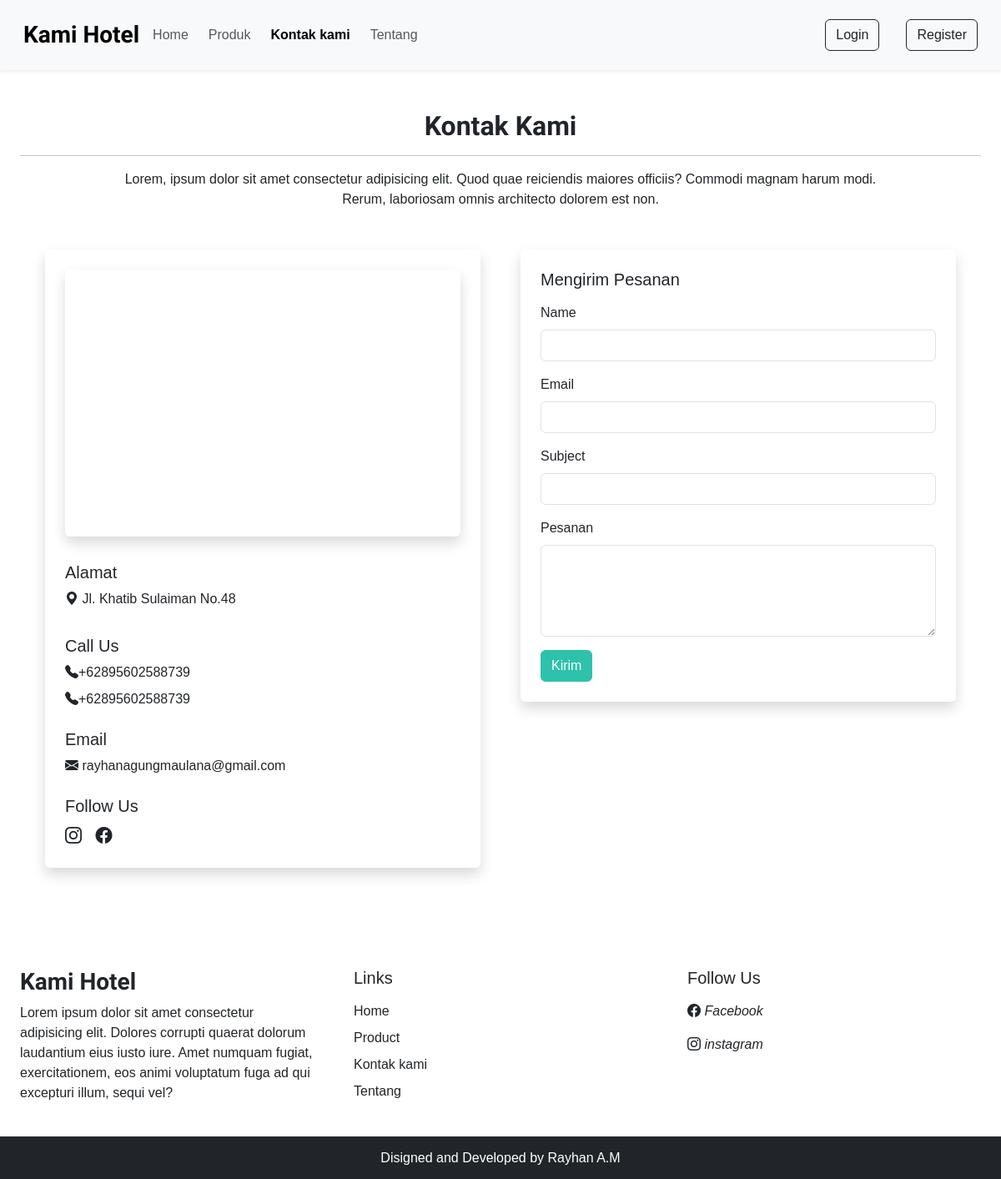
The page /kontak.php on the database as committed earlier.
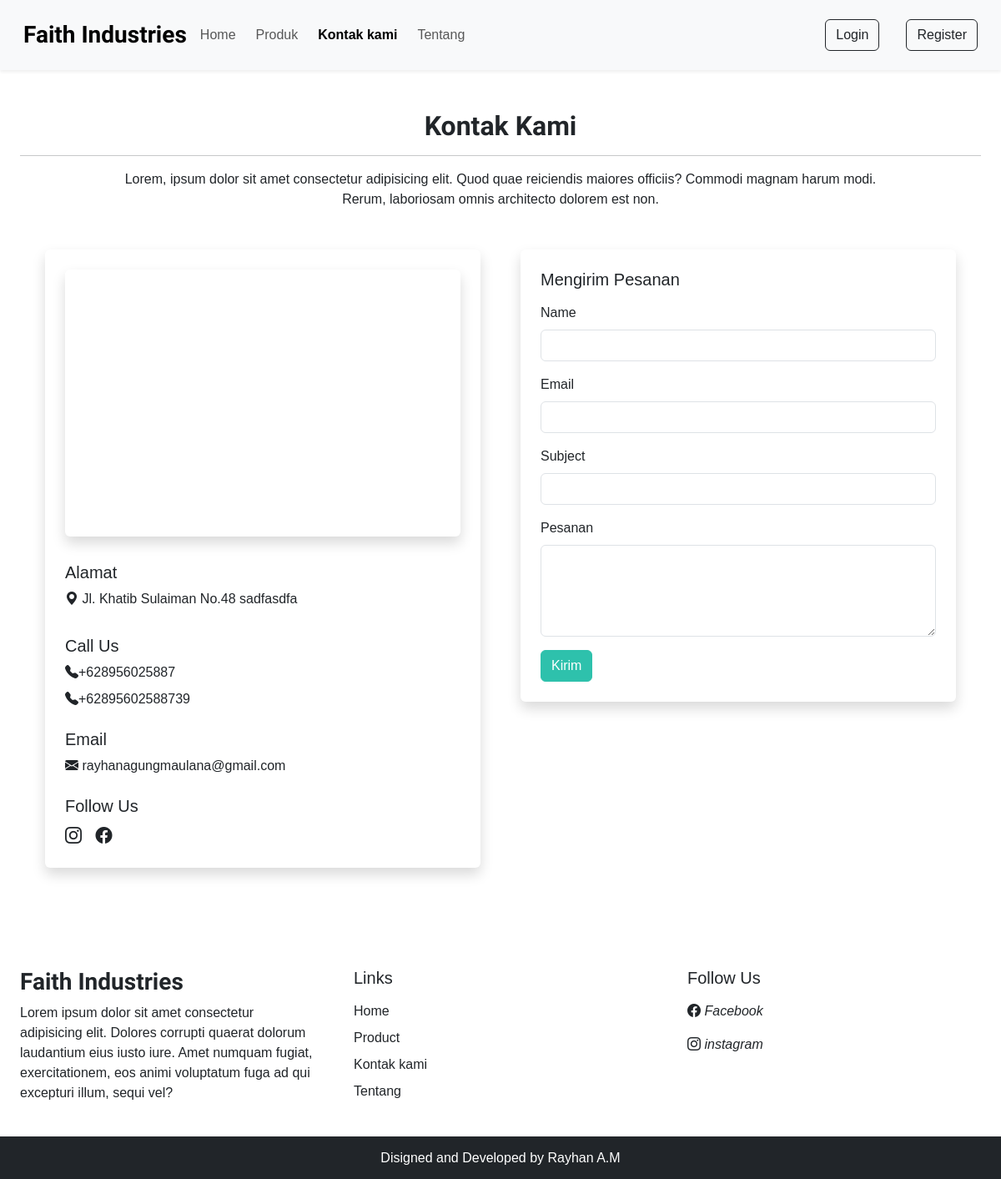
The same page on the database as committed later.
### tables this page shows
CREATE TABLE `settings` (
  `sr_no` int(11) NOT NULL,
  `site_title` varchar(50) NOT NULL,
  `site_about` varchar(300) NOT NULL,
  `shutdown` tinyint(1) NOT NULL
);

CREATE TABLE `contact_details` (
  `sr_no` int(11) NOT NULL,
  `address` varchar(50) NOT NULL,
  `gmap` varchar(100) NOT NULL,
  `pn1` varchar(30) NOT NULL,
  `pn2` varchar(30) NOT NULL,
  `email` varchar(100) NOT NULL,
  `fb` varchar(100) NOT NULL,
  `ig` varchar(100) NOT NULL,
  `tw` varchar(100) NOT NULL,
  `iframe` varchar(500) NOT NULL
);

### admin/inc/db_config.php (called while the page is built, shortened)
<?php
    function selectAll($table){
        $con = $GLOBALS['con'];
        $res = mysqli_query($con, "SELECT * FROM $table ORDER BY `sr_no` DESC");
        return $res;
    }
    function select($sql,$values,$datatypes){
        $con = $GLOBALS['con'];
        if($stmt = mysqli_prepare($con,$sql)){
            mysqli_stmt_bind_param($stmt,$datatypes,...$values);
            if(mysqli_stmt_execute($stmt)) {
                $res = mysqli_stmt_get_result($stmt);
                return $res;
            }else{
                die("Query tidak bisa di eksekusi - Select");
            }
        }else{
            die("Query tidak bisa di lakukan - Select");
        }
    }
?>

### kontak.php (the view, shortened to what this page needs)
<!DOCTYPE html>
<html lang="en">
  <head>
    <?php require("inc/links.php") ?>
    <link rel="stylesheet" href="css/common.css" />
  </head>
  <body>
    <?php require("inc/header.php") ?>
    <div class="my-5 px-4">
      <h2 class="fw-bold h-font text-center">Kontak Kami</h2>
      <hr>
      <p class="text-center mt-3">
        Lorem, ipsum dolor sit amet consectetur adipisicing elit. Quod quae
        reiciendis maiores officiis? Commodi magnam harum modi. <br />
        Rerum, laboriosam omnis architecto dolorem est non.
      </p>
    </div>
    <div class="container">
      <div class="row">
        <div class="col-lg-6 col-md-6 mb-5 px-4">
          <div
            class="bg-white rounded shadow p-4 "
          >
            <iframe
              src="<?php echo $contact_r['iframe'] ?>"
              height="320px"
              loading="lazy"
              class="w-100 rounded shadow mb-4"
            ></iframe>
            <h5>Alamat</h5>
            <a href="<?php echo $contact_r['gmap'] ?>" target="_blank" class="d-inline-block text-decoration-none text-dark mb-2">
              <i class="bi bi-geo-alt-fill"></i> <?php echo $contact_r['address'] ?>
            </a>
            <h5 class="mt-4">Call Us</h5>
            <a
              href="tel: +<?php echo $contact_r['pn1'] ?>"
              class="d-inline-block mb-2 text-decoration-none text-dark"
            >
              <i class="bi bi-telephone-fill"></i>+<?php echo $contact_r['pn1'] ?>
            </a>
            <br />
            <?php
              if($contact_r['pn2']!= ''){
                echo <<<data
                  <a
                    href="tel: $contact_r[pn2]"
                    class="d-inline-block text-decoration-none text-dark"
                  >
                    <i class="bi bi-telephone-fill"></i>+$contact_r[pn2]
                  </a>
                data;
              }
            ?>
            <h5 class="mt-4">
              Email
            </h5>
            <a href="mailto: <?php echo $contact_r['emai'] ?>"
              class="d-inline-block text-decoration-none text-dark">
              <i class="bi bi-envelope-fill"></i> <?php echo $contact_r['email'] ?>
            </a>
            <h5 class="mt-4">Follow Us</h5>
            <a href="<?php echo $contact_r['ig'] ?>" target="_blank" class="d-inline-block text-dark fs-5 me-2">
              <i class="bi bi-instagram me-1"></i>
            </a>
            <a href="<?php echo $contact_r['fb'] ?>" target="_blank" class="d-inline-block text-dark fs-5">
              <i class="bi bi-facebook me-1"></i>
            </a>
          </div>
        </div>
        <div class="col-lg-6 col-md-6 px-4">
          <div
            class="bg-white rounded shadow p-4"
          >
            <form method="POST">
              <h5>Mengirim Pesanan</h5>
                <div class="mt-3">
                  <label class="form-label" style="font-weight: 500:">Name</label>
                  <input name="name" require type="text" class="form-control shadow-none" />
                </div>
                <div class="mt-3">
                  <label class="form-label" style="font-weight: 500:">Email</label>
                  <input name="email" require type="email" class="form-control shadow-none" />
                </div>
                <div class="mt-3">
                  <label class="form-label" style="font-weight: 500:">Subject</label>
                  <input name="subject" require type="text" class="form-control shadow-none" />
                </div>
                <div class="mt-3">
                  <label class="form-label" style="font-weight: 500:">Pesanan</label>
                  <textarea name="message" require class="form-control shadow-none" rows="4"></textarea>
                </div>
                <button type="submit" name="send" class="btn text-white costom-bg mt-3">Kirim</button>
            </form>
          </div>
        </div>
      </div>
    </div>
    <?php require("inc/footer.php") ?>
  </body>
</html>

### inc/links.php (shortened to what this page needs)
<link
    rel="stylesheet"
    href="https://cdn.jsdelivr.net/npm/swiper@11/swiper-bundle.min.css"
/>
<link
    href="https://cdn.jsdelivr.net/npm/bootstrap@5.3.2/dist/css/bootstrap.min.css"
    rel="stylesheet"
/>
<link rel="stylesheet" href="https://cdn.jsdelivr.net/npm/bootstrap-icons@1.11.2/font/bootstrap-icons.min.css">
<link rel="stylesheet" href="css/common.css">

### inc/header.php (shortened to what this page needs)
<?php
require ('admin/inc/db_config.php');
$contact_q = "SELECT * FROM `contact_details` WHERE `sr_no`=?";
$values = [1];
$contact_r = mysqli_fetch_assoc(select($contact_q, $values, 'i'));
?>
<nav id="nav-bar" class="navbar navbar-expand-lg bg-body-tertiary px-lg-3 py-lg-3 shadow-sm sticky-top">
  <div class="container-fluid">
    <?php
    $res = selectAll('settings');
    while ($row = mysqli_fetch_assoc($res)) {
      echo <<<data
            <a class="navbar-brand me-2 fw-bold fs-3 h-font" href="index.php">
              $row[site_title]
            </a>
          data;
    }
    ?>
    <div class="collapse navbar-collapse" id="navbarSupportedContent">
      <ul class="navbar-nav me-auto mb-2 mb-lg-0">
        <li class="nav-item">
          <a class="nav-link me-2" href="index.php">Home</a>
        </li>
        <li class="nav-item">
          <a class="nav-link me-2" href="ruangan.php">Produk</a>
        </li>
        <li class="nav-item">
          <a class="nav-link me-2" href="kontak.php">Kontak kami</a>
        </li>
        <li class="nav-item">
          <a class="nav-link me-2" href="about.php">Tentang</a>
        </li>
      </ul>
      <div class="d-flex gap-3" role="search">
        <?php
        if (isset($_SESSION['logged_in']) && $_SESSION['logged_in'] == true) {
          echo <<<data
                <div class="dropdown">
                  <button type="button" class="btn btn-outline-dark dropdown-toggle" data-bs-toggle="dropdown" data-bs-display="static" aria-expanded="false">
                      Hello $_SESSION[username]
                  </button>
                  <ul class="dropdown-menu dropdown-menu-lg-end">
                    <li><a class="dropdown-item" href="profile.php">Profile</a></li>
                    <li><a class="dropdown-item" href="logout.php">Logout</a></li>
                  </ul>
                </div>
              data;
          if ($_SESSION["username"])
            echo <<<progressbar
              <button type="button" class="btn btn-dark btn-black position-relative" data-bs-toggle="modal"
                data-bs-target="#exampleModal">
                <i class="bi bi-cart3"></i>
              </button>
            progressbar;
        } else {
          echo "
                <button
                    type='button'
                    class='btn btn-outline-dark shadow-none me-lg-3 me-2'
                    data-bs-toggle='modal'
                    data-bs-target='#LoginModal'
                >
                    Login
                </button>
                <button
                    type='button'
                    class='btn btn-outline-dark shadow-none'
                    data-bs-toggle='modal'
                    data-bs-target='#RegisterModal'
                >
                    Register
                </button>
              ";
        }
        ?>
      </div>
    </div>
  </div>
</nav>

### inc/footer.php (shortened to what this page needs)
<div class="container-fluid bg-white mt-5">
  <div class="row">
    <?php
    $res = selectAll('settings');
    while ($row = mysqli_fetch_assoc($res)) {
      echo <<<data
          <div class="col-lg-4 p-4">
            <h3 class="h-font fw-bold fs-3 mb-2">$row[site_title]</h3>
            <p>
              $row[site_about]
            </p>
          </div>
        data;
    }
    ?>
    <div class="col-lg-4 p-4">
      <h5 class="mb-3">Links</h5>
      <a href="index.php" class="d-inline-block mb-2 text-dark text-decoration-none">
        Home </a><br />
      <a href="ruangan.php" class="d-inline-block mb-2 text-dark text-decoration-none">
        Product </a><br />
      <a href="kontak.php" class="d-inline-block mb-2 text-dark text-decoration-none">
        Kontak kami </a><br />
      <a href="about.php" class="d-inline-block mb-2 text-dark text-decoration-none">
        Tentang
      </a>
    </div>
    <div class="col-lg-4 p-4">
      <h5 class="mb-3">Follow Us</h5>
      <a href="<?php echo $contact_r['fb'] ?>" class="d-inline-block mb-3 text-decoration-none text-dark mb-2">
        <i class="bi bi-facebook me-1"> Facebook</i> </a><br />
      <a href="<?php echo $contact_r['ig'] ?>" class="d-inline-block mb-3 text-decoration-none text-dark">
        <i class="bi bi-instagram me-1"> instagram</i> </a><br />
    </div>
  </div>
</div>
<h6 class="text-center bg-dark text-white p-3 m-0">
  Disigned and Developed by Rayhan A.M
</h6>

### css/common.css (style rules this page uses)
:root { --teal: #2ec1ac; --teal-hover: #279e8c; }
* { font-family: 'Poppins', sans-serif; }
.h-font { font-family: 'Merienda', cursive; }
.costom-bg { background-color: var(--teal); border: 1px solid var(--teal); }
:root { --btn-login: #75cfb8; --btn-register: #fa9579; --main-color: #30475e; }
* { margin: 0; padding: 0; box-sizing: border-box; text-decoration: none; font-family: sans-serif; }
button, a { cursor: pointer; }

Rows that differ between the two databases and show on the page:
changed settings: site_title "Kami Hotel" → "Faith Industries"
changed contact_details "rayhanagungmaulana@gmail.com": address "Jl. Khatib Sulaiman No.48" → "Jl. Khatib Sulaiman No.48 sadfasdfa"; pn1 "62895602588739" → "628956025887"
